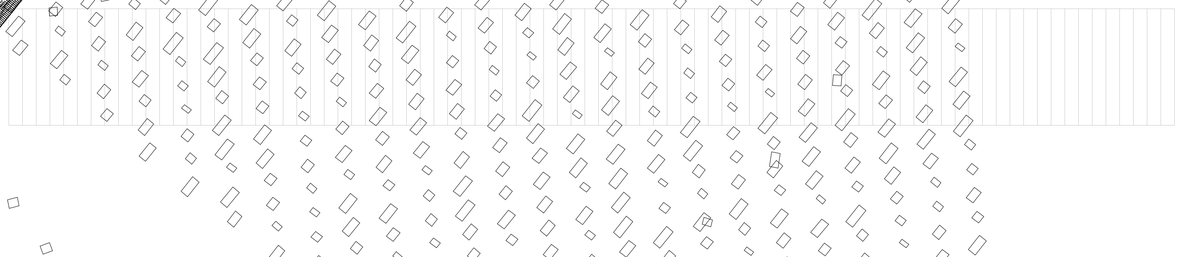
Frame 1 (no input)
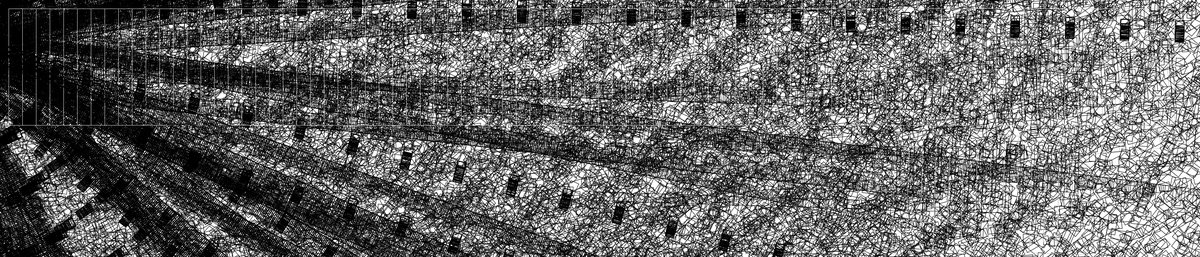
Frame 60 (the mouse pressed at the canvas centre just before this capture)
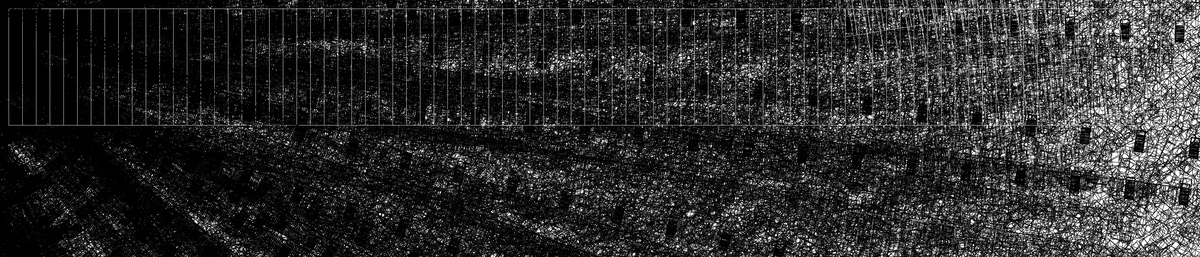
Frame 120 (the mouse held since frame 60 and released just before this capture)

The Processing sketch that drew these frames (run headless with seeded random() and noise(); from frame 60 on, the mouse is pressed at the canvas centre):

// Processing sketch: processing_17220
// ── processing_17220.pde

int number=100; //domino's elements
float[]dx=new float[number];    //int[]arr;
float[]dy=new float[number];
float[]da=new float[number];

float constY=200;
float x=10;
float l=100;
float speed=0.01;

int unit_size=400; //actual unit width in centimeters 
int unit_num=int(34150/unit_size); //whole length is 341.5m 
int unit_spacing=int(unit_size*0.08); //for visualization in pixel scale

boolean freeze=false;

void setup() {
  size(2800, 600); 
  background(255);

  for(int i=0; i<number; i++) {      
    dx[i]=x*i*4;
    dy[i]=constY;
    da[i]=PI/2;
  }
}


void draw() {
for(int i=0; i<unit_num ;i++) {
  noFill();
  stroke(200);
     rect(20+i*unit_spacing,20, unit_spacing, unit_spacing*unit_num/10 );//grey grids
    }
   
   
 da[0]-=speed*da[0]*da[0];
  for(int i=1; i<number; i++) {  
    if(dx[i-1] +cos(da[i-1])*l>dx[i]){
         da[i]-=speed*da[i]*da[i];
         //da[i]-=speed; 
    }
  }
 
    for(int i=0; i<number; i++) {  
     if(da[i]<=0) {
      da[i]=0;
     }
   }

  
  domino();   
   }
 

  void domino() { 
    if(freeze==true) {
      
    }
    else {
      for(int i=0; i<unit_num; i++) {
        stroke(0); 
        if(i>70 && i<92) {
          rect((20+i*unit_spacing)+5, 40, 8, random(100,220));
          rect((20+i*unit_spacing)+5, 340, 8, random(100,220));
          stroke(200); 
          rect(20+i*unit_spacing,320, unit_spacing, unit_spacing*unit_num/10 );
        }
        else {
          for(int j=0; j<number; j++) {
            translate(dx[i], dy[i]);
            rotate(da[i]); 
            //line( dx[i],  dy[i], dx[i] +cos(da[i])*l, dy[i]+sin(da[i])*l);
            rect((20+j*unit_spacing)+5, 40, 20, random(10,50));
          }
        }
      }
    }
  }
  
    void keyPressed() {
      freeze=true;
    }
